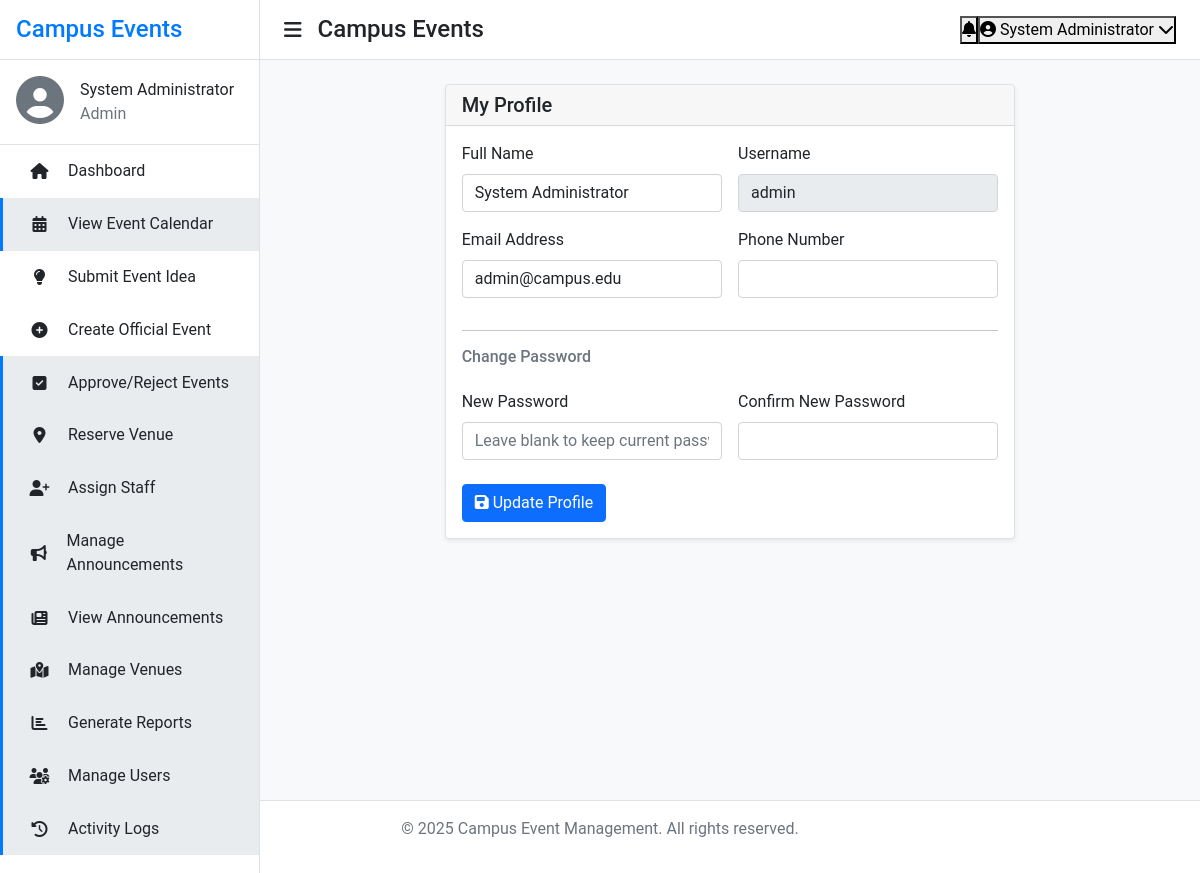
The app's page /views/profile/index.php (signed in) with its own data.
### tables this page shows
CREATE TABLE IF NOT EXISTS `users` (
    `id` INT PRIMARY KEY AUTO_INCREMENT,
    `username` VARCHAR(50) NOT NULL UNIQUE,
    `password` VARCHAR(255) NOT NULL,
    `full_name` VARCHAR(100) NOT NULL,
    `email` VARCHAR(100) NOT NULL UNIQUE,
    `department` VARCHAR(100) NULL,
    `position` VARCHAR(100) NULL,
    `student_number` VARCHAR(20) NULL,
    `phone` VARCHAR(20) NULL,
    `status` ENUM('active', 'inactive') DEFAULT 'active',
    `created_at` TIMESTAMP DEFAULT CURRENT_TIMESTAMP,
    `updated_at` TIMESTAMP DEFAULT CURRENT_TIMESTAMP ON UPDATE CURRENT_TIMESTAMP,
    INDEX `idx_username` (`username`),
    INDEX `idx_email` (`email`),
    INDEX `idx_department` (`department`),
    INDEX `idx_status` (`status`)
);

### config/helpers.php (called while the page is built, shortened)
<?php
if (!function_exists('base_url')) {
    function base_url($path = '') {
        return BASE_URL . ltrim($path, '/');
    }
}

### views/profile/index.php (the view, shortened to what this page needs)
<?php
require_once __DIR__ . '/../../config/helpers.php';
$user_id = get_current_user_id();
require_once __DIR__ . '/../includes/header.php';
try {
    $stmt = $conn->prepare("SELECT * FROM users WHERE id = ?");
    $stmt->execute([$user_id]);
    $user = $stmt->fetch(PDO::FETCH_ASSOC);
} catch (PDOException $e) {
    $_SESSION['error'] = 'Failed to fetch user data.';
    $user = [];
}
?>
<div class="container-fluid">
    <div class="row justify-content-center">
        <div class="col-lg-8">
            <div class="card shadow-sm">
                <div class="card-header">
                    <h5 class="card-title mb-0">My Profile</h5>
                </div>
                <div class="card-body">
                    <form action="<?php echo base_url('views/profile/index.php'); ?>" method="POST">
                        <div class="row g-3">
                            <div class="col-md-6">
                                <label for="full_name" class="form-label">Full Name</label>
                                <input type="text" id="full_name" name="full_name" class="form-control" value="<?php echo htmlspecialchars($user['full_name'] ?? ''); ?>" required>
                            </div>
                            <div class="col-md-6">
                                <label for="username" class="form-label">Username</label>
                                <input type="text" id="username" name="username" class="form-control" value="<?php echo htmlspecialchars($user['username'] ?? ''); ?>" readonly>
                            </div>
                            <div class="col-md-6">
                                <label for="email" class="form-label">Email Address</label>
                                <input type="email" id="email" name="email" class="form-control" value="<?php echo htmlspecialchars($user['email'] ?? ''); ?>" required>
                            </div>
                            <div class="col-md-6">
                                <label for="phone" class="form-label">Phone Number</label>
                                <input type="tel" id="phone" name="phone" class="form-control" value="<?php echo htmlspecialchars($user['phone'] ?? ''); ?>">
                            </div>
                            <div class="col-12">
                                <hr>
                                <h6 class="text-muted">Change Password</h6>
                            </div>
                            <div class="col-md-6">
                                <label for="password" class="form-label">New Password</label>
                                <input type="password" id="password" name="password" class="form-control" placeholder="Leave blank to keep current password">
                            </div>
                            <div class="col-md-6">
                                <label for="confirm_password" class="form-label">Confirm New Password</label>
                                <input type="password" id="confirm_password" name="confirm_password" class="form-control">
                            </div>
                        </div>
                        <div class="mt-4">
                            <button type="submit" class="btn btn-primary">
                                <i class="fas fa-save"></i> Update Profile
                            </button>
                        </div>
                    </form>
                </div>
            </div>
        </div>
    </div>
</div>
<?php include __DIR__ . '/../includes/footer.php'; ?>

### assets/css/style.css (style rules this page uses)
* { margin: 0; padding: 0; box-sizing: border-box; }
:root { --primary-color: #f8f9fa; --secondary-color: #e9ecef; --accent-color: #007bff; --text-color: #212529; --border-color: #dee2e6; --sidebar-width: 260px; --header-height: 60px; --danger-color: #e74c3c; --success-color: #2ecc71; --warning-color: #f1c40f; }
body { font-family: 'Roboto', sans-serif; background-color: var(--primary-color); color: var(--text-color); margin: 0; }
.card { border: 1px solid var(--border-color); box-shadow: 0 0 15px rgba(0, 0, 0, 0.05); }
.text-muted { color: #6c757d !important; }
.mb-0 { margin-bottom: 0 !important; }
.mt-4 { margin-top: 1.5rem !important; }

### records on screen
users: full_name "System Administrator", username "admin", email "admin@campus.edu"

### other values on screen
$userFullName "System Administrator"
$userRoleDisplay "Admin"
$item['label'] "Dashboard"
$item['label'] "View Event Calendar"
$item['label'] "Submit Event Idea"
$item['label'] "Create Official Event"
$item['label'] "Approve/Reject Events"
$item['label'] "Reserve Venue"
$item['label'] "Assign Staff"
$item['label'] "Manage Announcements"
$item['label'] "View Announcements"
$item['label'] "Manage Venues"
$item['label'] "Generate Reports"
$item['label'] "Manage Users"
$item['label'] "Activity Logs"
